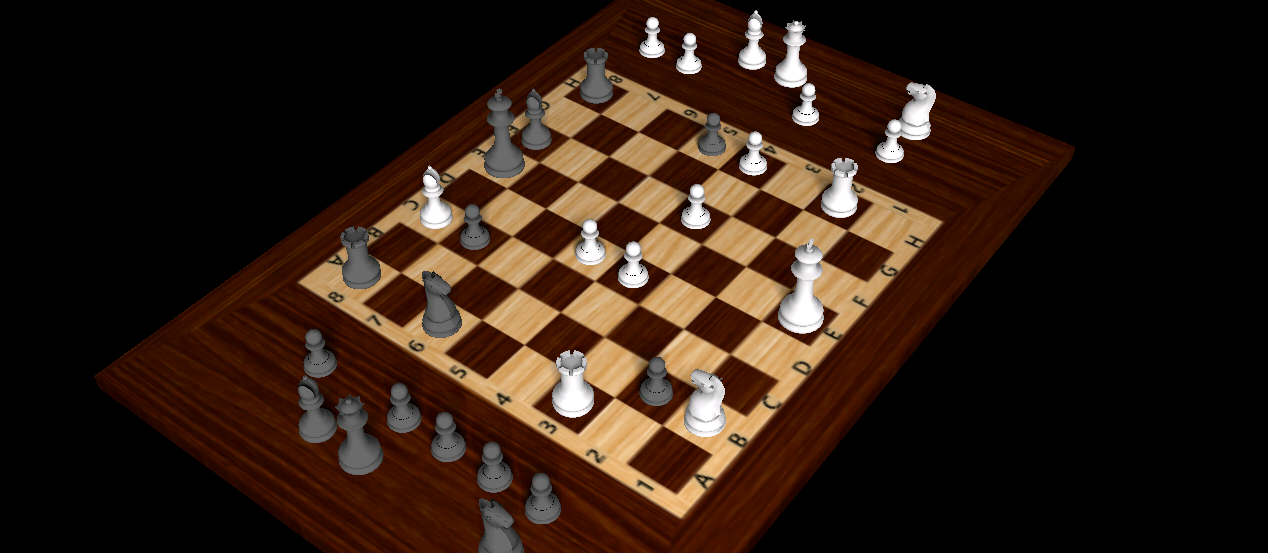
#> input picture Python/test1.jpg, 1268 x 553 px, found by its file name
$ python project.py   (Python 2 division)
#> lines starting #> are read from the running program, lines starting #| are printed output that depends on the picture; after the words box and inside, x2 and y2 are one past the last pixel; in counts of white or black regions, pixels touching at a corner belong together
__author__ = 'raghuveer'


import cv2
import numpy as np
from matplotlib import pyplot as plt

kernel = np.ones((5,5),np.uint8)
img = cv2.imread('test1.jpg',0)
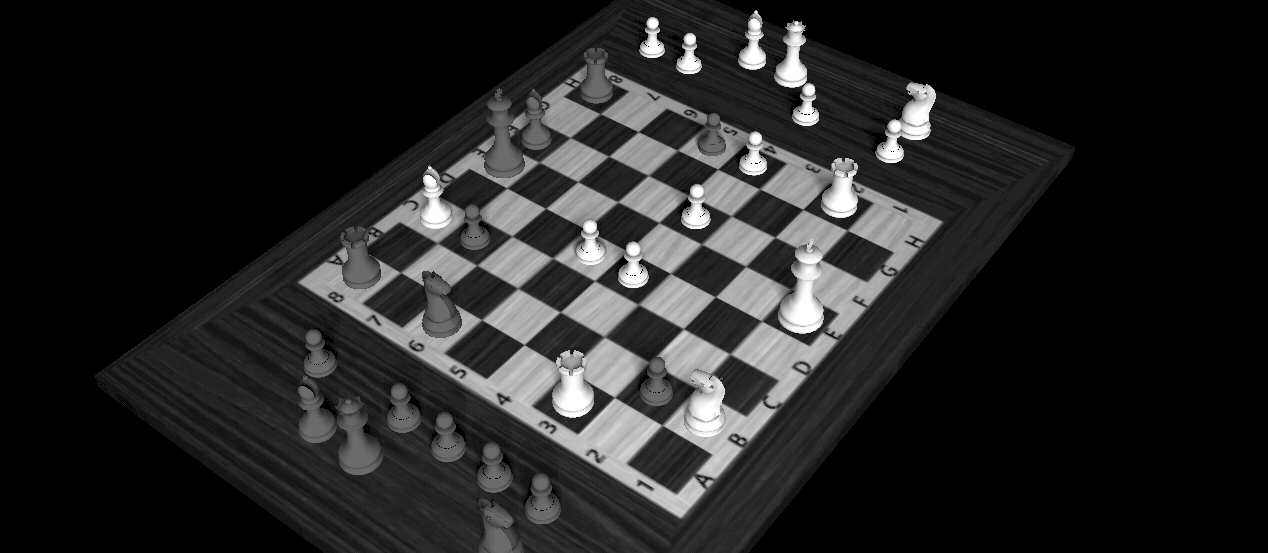
#> img: shape (553, 1268); min 0, max 255, mean 36.7
img = cv2.morphologyEx(img, cv2.MORPH_CLOSE, kernel)

ret,thresh1 = cv2.threshold(img,60,255,cv2.THRESH_BINARY)
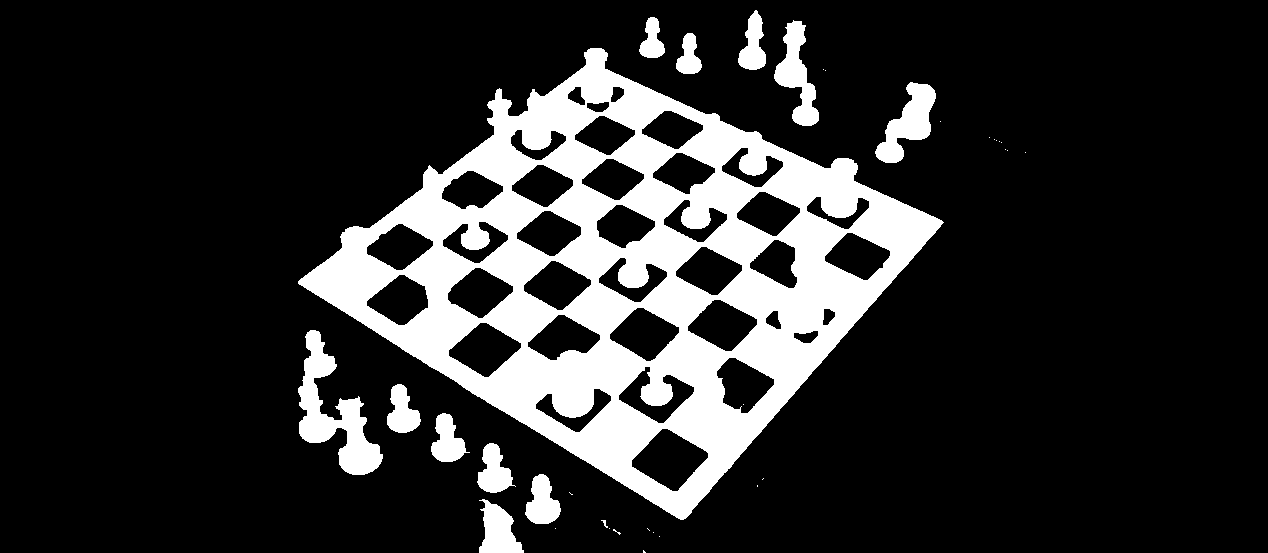
#> thresh1: shape (553, 1268); 17.6% white; 35 white regions (22 under 20 px), largest, box (x1, y1, x2, y2) and area: (298, 48, 944, 520) 105950, (298, 330, 383, 475) 4702, (875, 82, 936, 163) 2322
edges = cv2.Canny(thresh1,100,200)
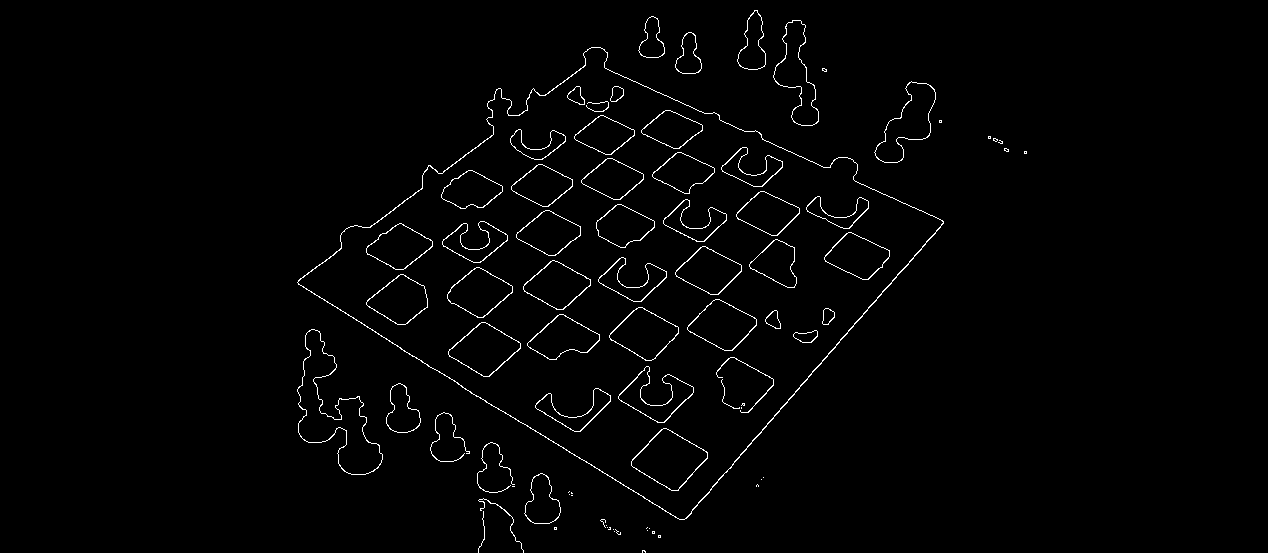
#> edges: shape (553, 1268); 1.5% white in thin lines or dots, all inside (x1, y1, x2, y2) = (297, 10, 1027, 553)
#edges = cv2.morphologyEx(edges, cv2.MORPH_CLOSE, kernel)
cv2.imwrite("canny.jpg", edges)
lines = cv2.HoughLines(edges,1,np.pi/180,85)
#> lines = 31 rows, first 8: [857, 0.716], [716, 0.785], [606, 0.838], [404, 0.925], [94, 2.11], [82, 2.13], [-150, 2.01], [559, 0.855]

width, height = lines.shape[:2]
#> width = 31; height = 1
#print width
#print height

im_x, im_y = img.shape
#> im_x = 553; im_y = 1268
#print im_x
#print im_y

mask_l = np.zeros(img.shape[:2])
mask_r = np.zeros(img.shape[:2])
mask_t = np.zeros(img.shape[:2])
mask_b = np.zeros(img.shape[:2])

# [6 lines of commented-out code are left out]


for rho,theta in lines[0]:
    a = np.cos(theta)
    b = np.sin(theta)
    x0 = a*rho
    y0 = b*rho
    x1 = int(x0 + 1000*(-b))
    y1 = int(y0 + 1000*(a))
    x2 = int(x0 - 1000*(-b))
    y2 = int(y0 - 1000*(a))

    cv2.line(edges,(x1,y1),(x2,y2),(255,255,255),2)
#> this loop made 1 pass
#> (rho, theta, a, b, x0, y0, x1, y1) on pass 1: (857, 0.716, 0.755, 0.656, 646.8, 562.2, -9, 1316)
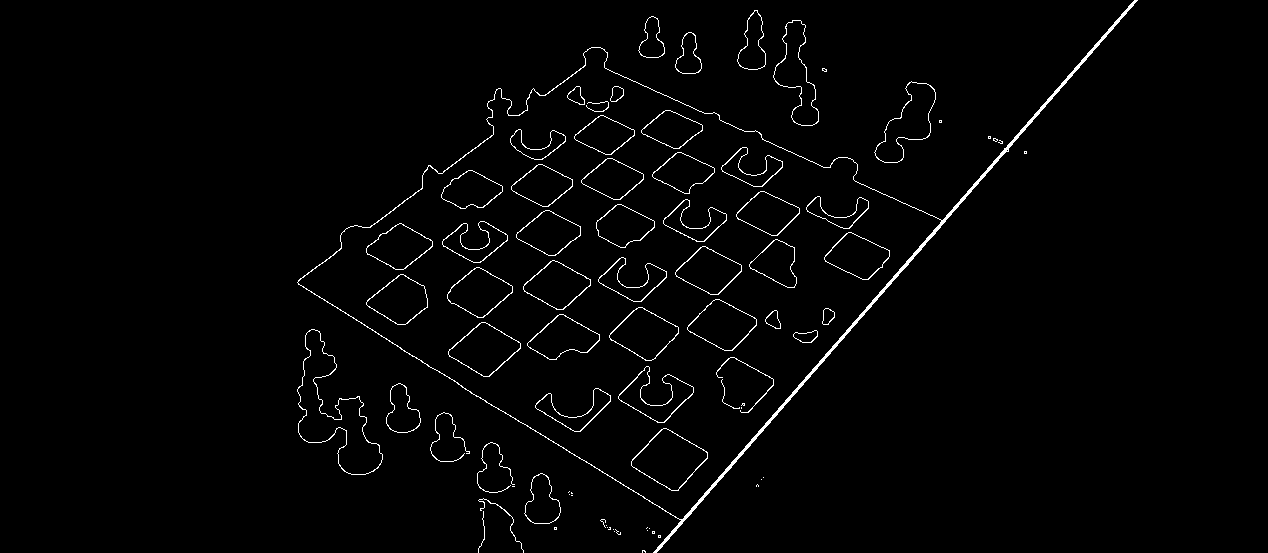
#> edges: shape (553, 1268); 1.8% white in thin lines or dots, all inside (x1, y1, x2, y2) = (297, 0, 1138, 553)

cv2.imwrite('houghlines3.jpg',edges)


for rho,theta in lines[0]:
    a = np.cos(theta)
    b = np.sin(theta)
    x0 = a*rho
    y0 = b*rho
    x1 = int(x0 + 1000*(-b))
    y1 = int(y0 + 1000*(a))
    x2 = int(x0 - 1000*(-b))
    y2 = int(y0 - 1000*(a))


    x = (x0, theta)
    y = (y0, rho)
    #print x
    #print y
    m = ((y[1] - y[0]) / (x[1] - x[0]))
    #print m

    if(m > 0):
        for im_count in range(im_x):
            yp = round(m * (im_x - x[0])) + y[0]
            if yp >= 1 and yp <= im_y:
                for temp1 in range(int(im_count),int(im_x)):
                    mask_r[int(yp)][int(temp1)] = 1
                for temp2 in range(int(im_count)):
                    mask_l[int(yp)][int(temp2)] = 1
    else:
        for im_count in range(im_x):
            yp = round(m * (im_x - x[0])) + y[0]
            if yp >= 1 and yp <= im_y:
                for temp1 in range(int(yp), int(im_y)):
                    mask_b[int(im_count)][int(temp1)] = 1
                for temp2 in range(int(yp)):
                    mask_t[int(im_count)][int(temp2)] = 1
#> this loop made 1 pass
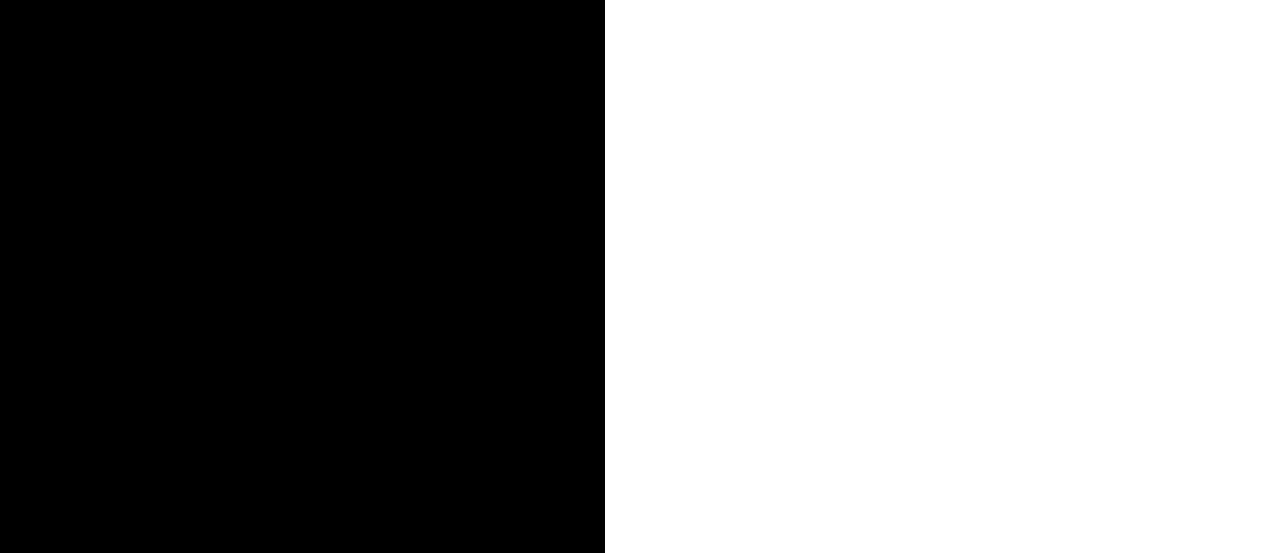
#> mask_b: shape (553, 1268) float64; values 0 (black) and 1 (white), 52.3% white; 1 black region, box (x1, y1, x2, y2) and area: (0, 0, 605, 553) 334565
#> mask_l: shape (553, 1268) float64; every value is 0
    #cv2.line(edges,(x1,y1),(x2,y2),(255,255,255),2)


temp_mask1 = cv2.bitwise_and(mask_l, mask_r, mask=None)
temp_mask2 = cv2.bitwise_and(mask_t, mask_b, mask=None)
final_mask = cv2.bitwise_and(temp_mask1, temp_mask2)
#final_mask = cv2.morphologyEx(final_mask, cv2.MORPH_CLOSE, kernel)
#final_mask = np.array(final_mask)

final_mask = cv2.morphologyEx((final_mask * 1.0).astype(np.float32), cv2.MORPH_CLOSE, kernel)
#> final_mask: shape (553, 1268) float32; every value is 0

# [15 lines of commented-out code are left out]
e,f = final_mask.shape
#> e = 553; f = 1268
print e
#| 553
print f
#| 1268

j,k = img.shape
#> j = 553; k = 1268
print j
#| 553
print k
#| 1268

cv2.imwrite("1.jpg",img)
cv2.imwrite("2.jpg",final_mask)
# [4 lines of commented-out code are left out]

cv2.imwrite("binary.jpg",thresh1)

#05/03/2016
#chessBoard = imerode(mask,strel('disk',8)).*im2double(gray_im);
#> (the run stopped early here; a loop or call above may not have finished)
